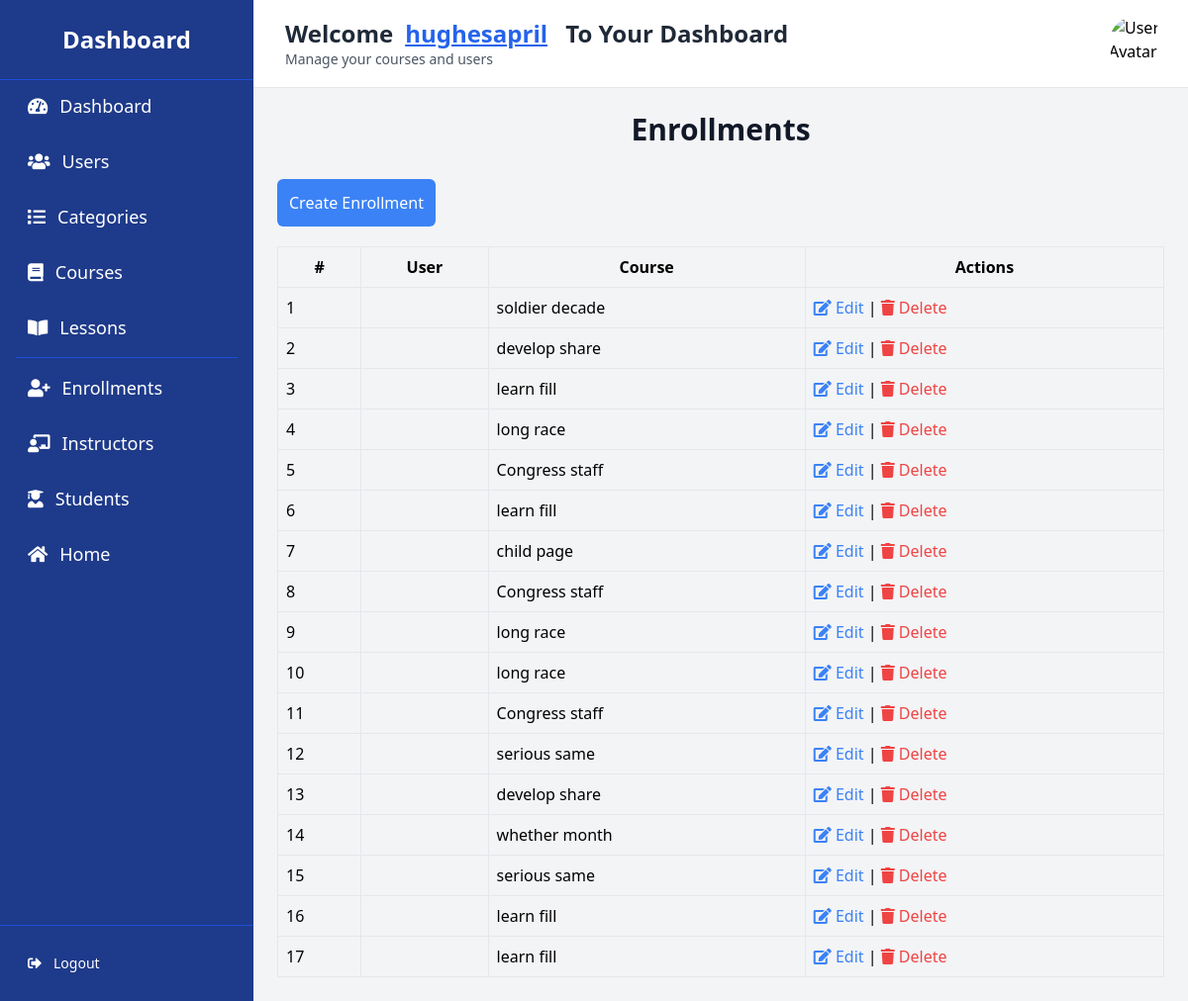
Page /dashboard/enrollments/ (signed in) on the committed database.
### users/models.py (models this page shows, shortened)
class CustomUser(AbstractUser):
    phone = models.CharField(max_length=15, blank=True, null=True)
    address = models.CharField(max_length=255, blank=True, null=True)
    age = models.PositiveIntegerField(null=True, blank=True)
    is_student = models.BooleanField(default=True)
    is_instructor = models.BooleanField(default=False)
    is_active = models.BooleanField(default=True)

### courses/models.py (models this page shows, shortened)
class Enrollment(models.Model):
    course = models.ForeignKey(Course, on_delete=models.CASCADE)
    student = models.ForeignKey(
        settings.AUTH_USER_MODEL,
        on_delete=models.CASCADE,
        related_name='enrollments',
        null=True,
        blank=True
    )
    completed_lessons = models.ManyToManyField('Lesson', blank=True)
    enrolled_at = models.DateTimeField(auto_now_add=True)

class Course(models.Model):
    title = models.CharField(max_length=255)
    description = models.TextField()
    price = models.DecimalField(max_digits=10, decimal_places=2, default=0)
    image = models.ImageField(upload_to='course_images/', null=True, blank=True)
    created_at = models.DateTimeField(auto_now_add=True)
    category = models.ForeignKey(
        Category,
        on_delete=models.CASCADE,
        related_name='courses',
        null=True,
        blank=True
    )

### dashboard/views.py (the view)
# urls.py: path('enrollments/', EnrollmentListView.as_view(), name='enrollment_list'),
class EnrollmentListView(LoginRequiredMixin, ListView):
    model = Enrollment
    template_name = 'dashboard/enrollment_list.html'
    context_object_name = 'enrollments'

### templates/dashboard/enrollment_list.html (shortened to what this page needs)
{% extends 'base_dashboard.html' %}
{% block content %}
    <h2 class="text-3xl font-extrabold text-center text-gray-900 mb-8">Enrollments</h2>
    <a href="{% url 'dashboard:enrollment_create' %}"
       class="bg-blue-500 text-white p-3 rounded-md mb-5 inline-block">Create Enrollment</a>
    <table class="table-auto w-full">
        <thead>
            <tr>
                <th class="border p-2">#</th>
                <th class="border p-2">User</th>
                <th class="border p-2">Course</th>
                <th class="border p-2">Actions</th>
            </tr>
        </thead>
        <tbody>
            {% for enrollment in enrollments %}
                <tr>
                    <td class="border p-2">{{ forloop.counter }}</td>
                    <td class="border p-2">{{ enrollment.student.get_full_name }}</td>
                    <td class="border p-2">{{ enrollment.course.title }}</td>
                    <td class="border p-2">
                        <a href="{% url 'dashboard:enrollment_edit' enrollment.pk %}"
                           class="text-blue-500">
                            <i class="fas fa-edit"></i> Edit
                        </a> |
                        <a href="{% url 'dashboard:enrollment_delete' enrollment.pk %}"
                           class="text-red-500">
                            <i class="fas fa-trash"></i> Delete
                        </a>
                    </td>
                </tr>
            {% endfor %}
        </tbody>
    </table>
{% endblock %}

### templates/base_dashboard.html (shortened to what this page needs)
<!DOCTYPE html>
<html lang="en">
    {% load static %}
    <head>
        <link href="{% static 'css/tailwind.css' %}" rel="stylesheet">
        <link href="https://cdnjs.cloudflare.com/ajax/libs/font-awesome/5.15.4/css/all.min.css"
              rel="stylesheet">
    </head>
    <body class="bg-gray-100 font-sans leading-normal tracking-normal">
        <div class="flex h-screen">
            <div id="sidebar"
                 class="w-64 bg-blue-900 text-white flex flex-col fixed inset-y-0 left-0 transform -translate-x-full md:translate-x-0 transition-transform duration-300 z-50"
                 role="navigation"
                 aria-label="Sidebar">
                <h2 class="text-2xl font-bold text-center py-6 border-b border-blue-700">Dashboard</h2>
                <ul class="flex-1 px-4 space-y-1 overflow-y-auto">
                    <li>
                        <a href="{% url 'dashboard:dashboard_home' %}"
                           class="flex items-center text-lg p-3 rounded-md hover:bg-blue-700 transition">
                            <i class="fas fa-tachometer-alt mr-3"></i> Dashboard
                        </a>
                    </li>
                    <li>
                        <a href="{% url 'dashboard:users_list' %}"
                           class="flex items-center text-lg p-3 rounded-md hover:bg-blue-700 transition">
                            <i class="fas fa-users mr-3"></i> Users
                        </a>
                    </li>
                    <li>
                        <a href="{% url 'dashboard:category_list' %}"
                           class="flex items-center text-lg p-3 rounded-md hover:bg-blue-700 transition">
                            <i class="fas fa-list mr-3"></i> Categories
                        </a>
                    </li>
                    <li>
                        <a href="{% url 'dashboard:course_list' %}"
                           class="flex items-center text-lg p-3 rounded-md hover:bg-blue-700 transition">
                            <i class="fas fa-book mr-3"></i> Courses
                        </a>
                    </li>
                    <li>
                        <a href="{% url 'dashboard:lesson_list' %}"
                           class="flex items-center text-lg p-3 rounded-md hover:bg-blue-700 transition">
                            <i class="fas fa-book-open mr-3"></i> Lessons
                        </a>
                    </li>
                    <li class="border-t border-blue-700"></li>
                    <li>
                        <a href="{% url 'dashboard:enrollment_list' %}"
                           class="flex items-center text-lg p-3 rounded-md hover:bg-blue-700 transition">
                            <i class="fas fa-user-plus mr-3"></i> Enrollments
                        </a>
                    </li>
                    <li>
                        <a href="{% url 'dashboard:instructor_list' %}"
                           class="flex items-center text-lg p-3 rounded-md hover:bg-blue-700 transition">
                            <i class="fas fa-chalkboard-teacher mr-3"></i> Instructors
                        </a>
                    </li>
                    <li>
                        <a href="{% url 'dashboard:student_list' %}"
                           class="flex items-center text-lg p-3 rounded-md hover:bg-blue-700 transition">
                            <i class="fas fa-user-graduate mr-3"></i> Students
                        </a>
                    </li>
                    <li>
                        <a href="{% url 'index' %}"
                           class="flex items-center text-lg p-3 rounded-md hover:bg-blue-700 transition">
                            <i class="fas fa-home mr-3"></i> Home
                        </a>
                    </li>
                </ul>
                <div class="border-t border-blue-700"></div>
                <div class="p-4">
                    <a href="{% url 'logout' %}"
                       class="flex items-center text-sm p-3 rounded-md hover:bg-blue-700 transition">
                        <i class="fas fa-sign-out-alt mr-3"></i> Logout
                    </a>
                </div>
            </div>
            <div class="flex-1 flex flex-col overflow-hidden md:ml-64">
                <header class="bg-white shadow p-4 flex justify-between items-center border-b border-gray-200">
                    <div class="flex items-center space-x-4">
                        <div>
                            <h1 class="text-2xl font-semibold text-gray-800">
                                Welcome<span class="ml-3 text-blue-600 capitalize underline">{{ user.username }}</span>
                                <span class="ml-3 text-gray-800 hidden md:inline-block">To Your Dashboard</span>
                            </h1>
                            <p class="text-sm text-gray-600">Manage your courses and users</p>
                        </div>
                    </div>
                    <div class="flex items-center">
                        <img src="{{ user.profile.profile_picture }}"
                             alt="User Avatar"
                             class="rounded-full w-14 h-14 mx-2">
                    </div>
                </header>
                <main class="flex-1 bg-gray-100 p-6 overflow-y-auto">
                    {% block content %}{% endblock %}
                </main>
            </div>
        </div>
    </body>
</html>

### rows in the picture
CustomUser: username "Hughesapril"
Enrollment: course "soldier decade"
Enrollment: course "develop share"
Enrollment: course "learn fill"
Enrollment: course "long race"
Enrollment: course "Congress staff"
Enrollment: course "learn fill"
Enrollment: course "child page"
Enrollment: course "Congress staff"
Enrollment: course "long race"
Enrollment: course "long race"
Enrollment: course "Congress staff"
Enrollment: course "serious same"
Enrollment: course "develop share"
Enrollment: course "whether month"
Enrollment: course "serious same"
Enrollment: course "learn fill"
Enrollment: course "learn fill"
